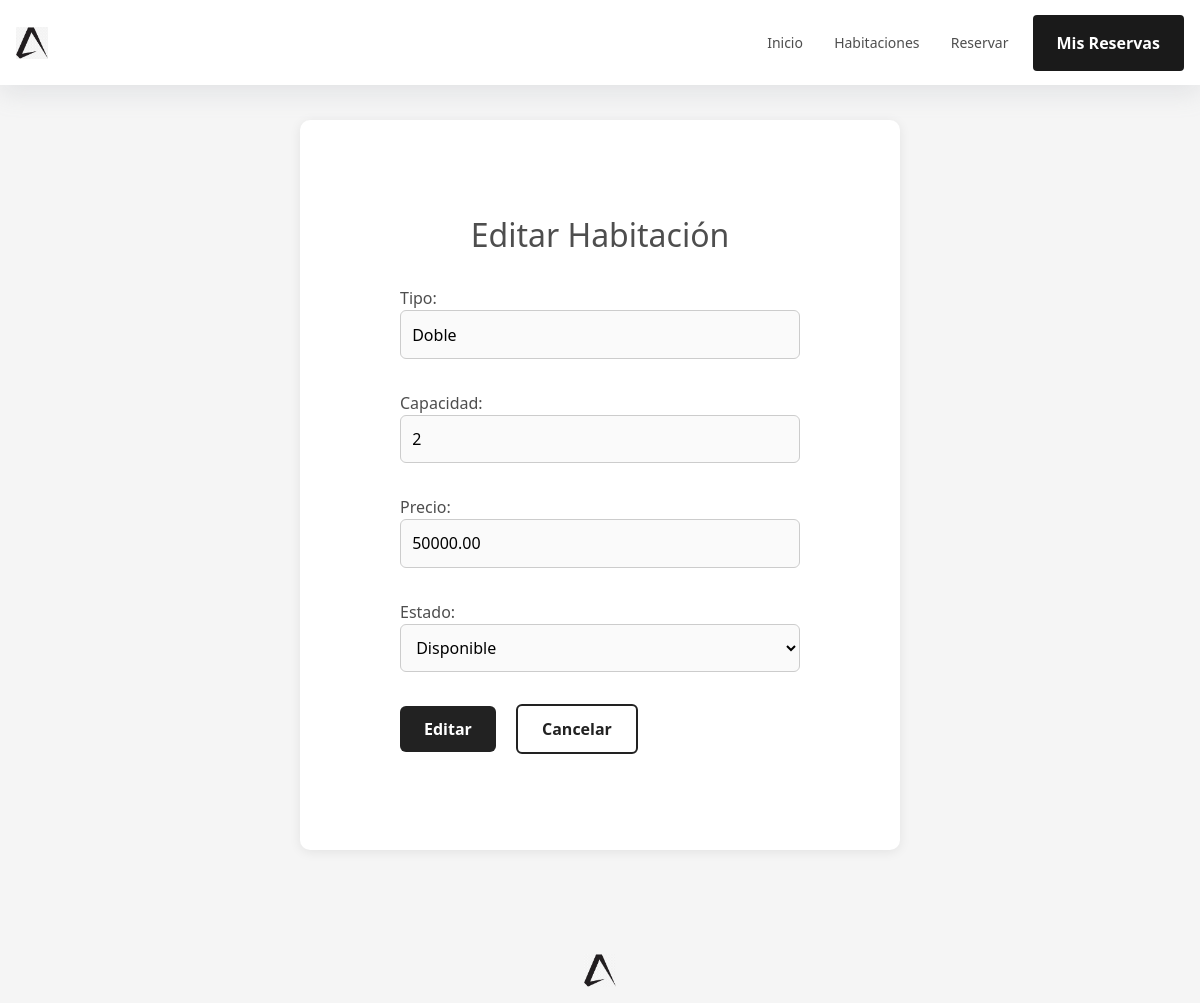
Page /habitacion/HAB002/editar/ (signed in) on the earlier database version.
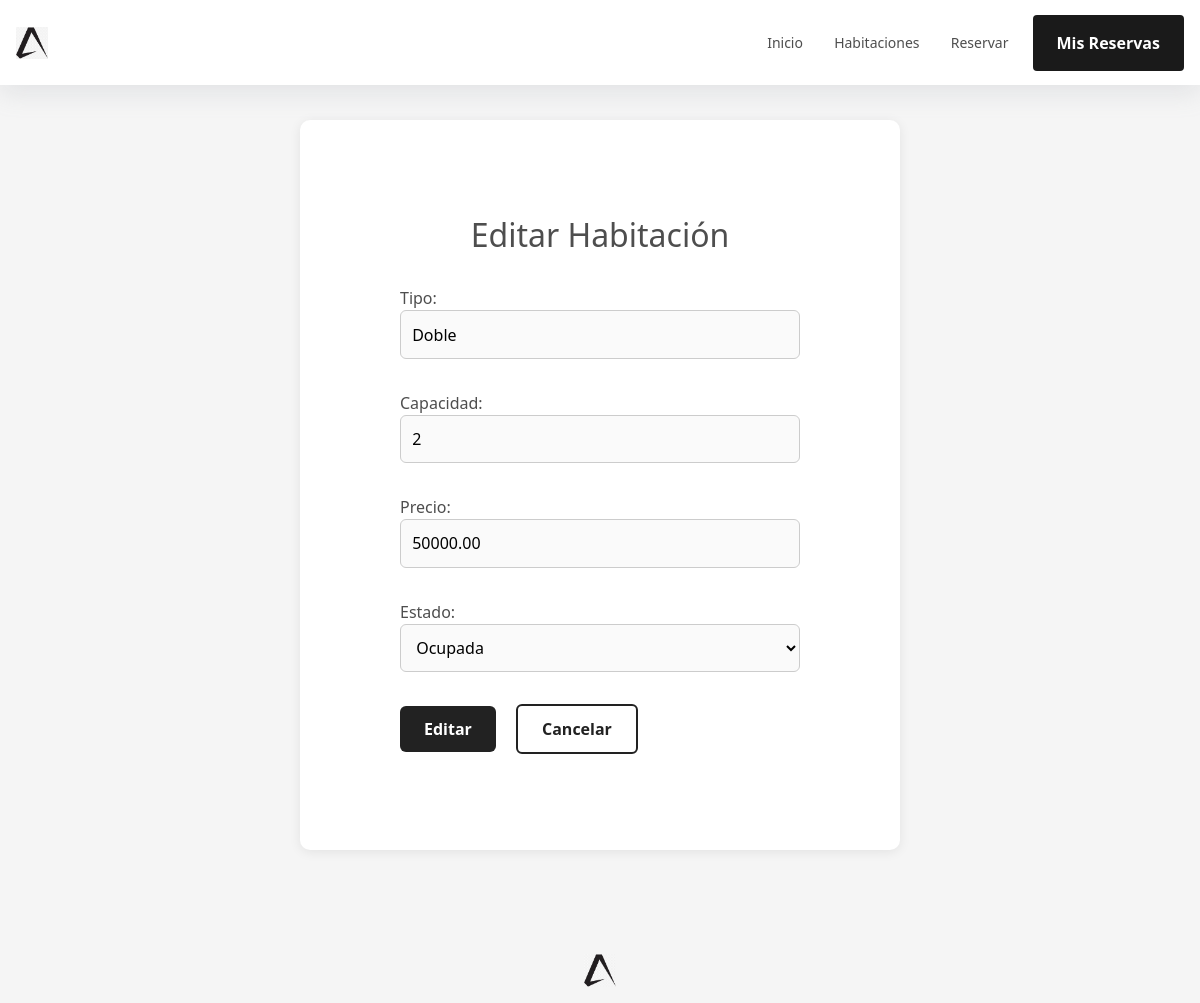
Same page on the later database version.
### core/models.py (models this page shows, shortened)
class Habitacion(models.Model):
    ESTADO_CHOICES = [
        ("disponible", "Disponible"),
        ("ocupada", "Ocupada"),
        ("mantenimiento", "Mantenimiento"),
    ]
    id_habitacion = models.CharField(max_length=32, unique=True, default=generate_habitacion_id)
    tipo = models.CharField(max_length=100)
    capacidad = models.PositiveSmallIntegerField()
    precio = models.DecimalField(max_digits=10, decimal_places=2)
    estado = models.CharField(max_length=20, choices=ESTADO_CHOICES, default="disponible")

### core/decorators.py (the view)
    def wrapper(request, *args, **kwargs):
        if not request.session.get('admin_id'):
            return redirect('login_admin')
        return view_func(request, *args, **kwargs)

### core/forms.py
class HabitacionForm(forms.ModelForm):
    class Meta:
        model = Habitacion
        fields = ['tipo', 'capacidad', 'precio', 'estado']

### core/views.py (called while the page is built)
@admin_required
def editar_habitacion(request, id_habitacion):
    habitacion = get_object_or_404(Habitacion, id_habitacion=id_habitacion)
    if request.method == "POST":
        form = HabitacionForm(request.POST, instance=habitacion)
        if form.is_valid():
            form.save()
            return redirect('gestion_reservas')
    else:
        form = HabitacionForm(instance=habitacion)
    return render(request, "habitacion_form.html", {"form": form, "accion": "Editar"})

### core/templates/habitacion_form.html (shortened to what this page needs)
{% extends "base/base.html" %}
{% load static %}
{% block content %}
<div class="landing-container" style="padding: 6rem; margin-top: 6rem;">
    <section class="hero-section">
        <h2>{{ accion }} Habitación</h2>
    </section>
    <div class="form-container">
        <form method="post" class="main-form">
            {{ form.as_p }}
            <button type="submit" class="btn-main">{{ accion }}</button>
            <a href="{% url 'gestion_reservas' %}" class="btn-cancel">Cancelar</a>
        </form>
    </div>
</div>
{% endblock %}

### core/templates/base/base.html (shortened to what this page needs)
{% load static %}
<!DOCTYPE html>
<html lang="es">
<head>
  <link href="https://cdn.jsdelivr.net/npm/bootstrap@5.3.3/dist/css/bootstrap.min.css" rel="stylesheet">
  <link rel="stylesheet" href="https://cdnjs.cloudflare.com/ajax/libs/font-awesome/6.5.0/css/all.min.css">
  <link rel="stylesheet" href="https://cdnjs.cloudflare.com/ajax/libs/font-awesome/6.5.0/css/all.min.css">
  <link type="text/css" rel="stylesheet" href="{% static 'css/general.css' %}">
  <link type="text/css" rel="stylesheet" href="{% static 'css/landing_page.css' %}">
  <link type="text/css" rel="stylesheet" href="{% static 'css/core.css' %}">
</head>
<body class="bg-custom">
  {% include "components/navbar.html" %}
  <main class="py-4">
    {% block content %}
    {% endblock %}
  </main>
  <footer>
    {% include "components/footer.html" %}
  </footer>
</body>
</html>

### core/templates/components/navbar.html (shortened to what this page needs)
{% load static %}
<header id="cs-navigation">
    <div class="cs-container">
        <a href="/" class="cs-logo" aria-label="back to home">
            <img src="{% static 'images/icon.png' %}" alt="logo" width="32" height="32"
                style="width: 32px; height: 32px; object-fit: contain;" decoding="async">
        </a>
        <nav class="cs-nav" role="navigation">
            <div class="cs-ul-wrapper">
                <ul id="cs-expanded" class="cs-ul" aria-expanded="false">
                    <li class="cs-li"><a href="{% url 'landing_page' %}" class="cs-li-link cs-active">Inicio</a></li>
                    <li class="cs-li"><a href="" class="cs-li-link">Habitaciones</a></li>
                    <li class="cs-li"><a href="{% url 'reservar' %}" class="cs-li-link">Reservar</a></li>
                </ul>
            </div>
        </nav>
        <a href="{% url 'mis_reservas' %}" class="cs-button-solid cs-nav-button">Mis Reservas</a>
    </div>
</header>

### core/templates/components/footer.html
{% load static %}
<footer style="margin-top:3rem; text-align:center; color:#aaa;">
    <div style="margin-bottom:1rem;">
        <img src="{% static 'images/icon.png' %}" alt="Logo" style="width:32px; vertical-align:middle;">
    </div>
</footer>

### core/static/css/general.css (style rules this page uses)
@media only screen and (min-width: 64rem) { #cs-navigation { width: 100%; top: 0; left: 0; box-sizing: border-box; padding: 0 1rem; background-color: #fff; box-shadow: rgba(149, 157, 165, 0.2) 0px 8px 24px; position: fixed; z-index: 10000; margin-bottom: 50px; } }
@media only screen and (min-width: 64rem) { #cs-navigation .cs-container { width: 100%; max-width: 80rem; margin: auto; display: flex; justify-content: flex-end; align-items: center; gap: 1.5rem; } }
@media only screen and (min-width: 64rem) { #cs-navigation .cs-logo { width: 18.4%; max-width: 32px; height: 32px; margin: 0 auto 0 0; padding: 0; display: flex; justify-content: center; align-items: center; z-index: 100; } }
@media only screen and (min-width: 64rem) { #cs-navigation .cs-logo img { width: 100%; height: 100%; object-fit: contain; } }
@media only screen and (min-width: 64rem) { #cs-navigation .cs-ul { width: 100%; margin: 0; padding: 0; display: flex; justify-content: flex-start; align-items: center; gap: clamp(1.25rem, 2.6vw, 2.25rem); } }
@media only screen and (min-width: 64rem) { #cs-navigation .cs-li { list-style: none; padding: 2rem 0; flex: none; } }
@media only screen and (min-width: 64rem) { #cs-navigation .cs-li-link { font-size: clamp(0.875rem, 1vw, 1rem); line-height: 1.5em; text-decoration: none; margin: 0; color: var(--bodyTextColor); display: block; position: relative; } }
@media only screen and (min-width: 64rem) { #cs-navigation .cs-li-link.cs-active:before { width: 100%; } }
@media only screen and (min-width: 64rem) { #cs-navigation .cs-li-link:before { content: ""; width: 0%; height: 2px; background: var(--primary); opacity: 1; display: block; position: absolute; bottom: 0rem; left: 0; transition: width 0.3s; } }
@media only screen and (min-width: 64rem) { #cs-navigation .cs-button-solid { font-size: 1rem; font-weight: 700; line-height: clamp(2.875em, 5.5vw, 3.5em); text-align: center; text-decoration: none; min-width: 9.375rem; margin: 0; box-sizing: border-box; padding: 0 1.5rem; color: #fff; background-color: #1a1a1a; border-radius: 0.25rem; display: inline-block; position: relative; z-index: 1; } }
@media only screen and (min-width: 64rem) { #cs-navigation .cs-button-solid:before { content: ""; width: 0%; height: 100%; background: #000; opacity: 1; border-radius: 0.25rem; position: absolute; top: 0; left: 0; z-index: -1; transition: width 0.3s; } }
.landing-container { max-width: 900px; margin: 6rem auto 2rem auto; background: #fff; border-radius: 12px; box-shadow: 0 4px 16px rgba(0,0,0,0.1); padding: 2.5rem 2rem; transition: transform 0.2s ease, box-shadow 0.2s ease; }
.main-form input, .main-form select { width: 100%; padding: 0.9rem 1rem; margin-bottom: 1rem; border-radius: 8px; border: 1px solid #ddd; background: #fafafa; font-size: 1rem; transition: border 0.2s, background 0.2s; }
.landing-container, .crud-container { max-width: 900px; margin: 6rem auto 2rem auto; background: #fff; border-radius: 12px; box-shadow: 0 4px 16px rgba(0,0,0,0.1); padding: 2.5rem 2rem 2rem 2rem; transition: transform 0.2s ease, box-shadow 0.2s ease; }
.btn-cancel { background: #fff; color: #222; border: 2px solid #222; padding: 0.7rem 1.5rem; border-radius: 6px; font-size: 1rem; cursor: pointer; text-decoration: none; font-weight: 600; transition: background 0.2s, color 0.2s, border 0.2s; margin-left: 0.5rem; display: inline-block; }

### core/static/css/landing_page.css (style rules this page uses)
.landing-container { padding: 2rem; max-width: 1100px; margin: 0 auto; }
.hero-section { text-align: center; margin-bottom: 2rem; }
.btn-main { background: #222; color: #fff; padding: 0.8rem 2rem; border-radius: 6px; text-decoration: none; font-weight: 500; transition: background 0.3s ease; }

Differences in the rows shown:
changed Habitacion "Doble": estado "Disponible" → "Ocupada"
